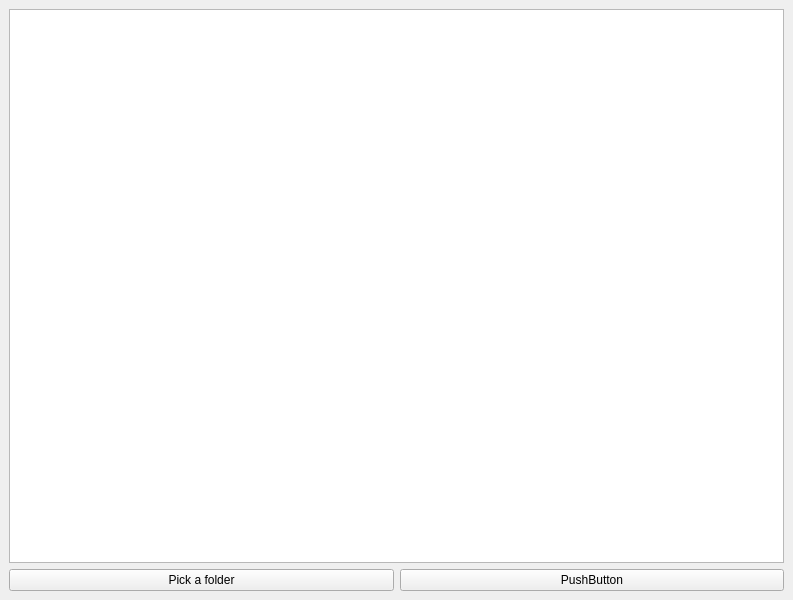
<?xml version="1.0" encoding="UTF-8"?>
<ui version="4.0">
 <class>MainWindow</class>
 <widget class="QMainWindow" name="MainWindow">
  <property name="geometry">
   <rect>
    <x>0</x>
    <y>0</y>
    <width>793</width>
    <height>600</height>
   </rect>
  </property>
  <property name="windowTitle">
   <string>MainWindow</string>
  </property>
  <widget class="QWidget" name="centralwidget">
   <layout class="QVBoxLayout" name="verticalLayout">
    <item>
     <widget class="QListView" name="listView"/>
    </item>
    <item>
     <layout class="QHBoxLayout" name="horizontalLayout">
      <item>
       <widget class="QPushButton" name="btnBrowse">
        <property name="text">
         <string>Pick a folder</string>
        </property>
       </widget>
      </item>
      <item>
       <widget class="QPushButton" name="pushButton_2">
        <property name="text">
         <string>PushButton</string>
        </property>
       </widget>
      </item>
     </layout>
    </item>
   </layout>
  </widget>
 </widget>
 <resources/>
 <connections/>
</ui>
